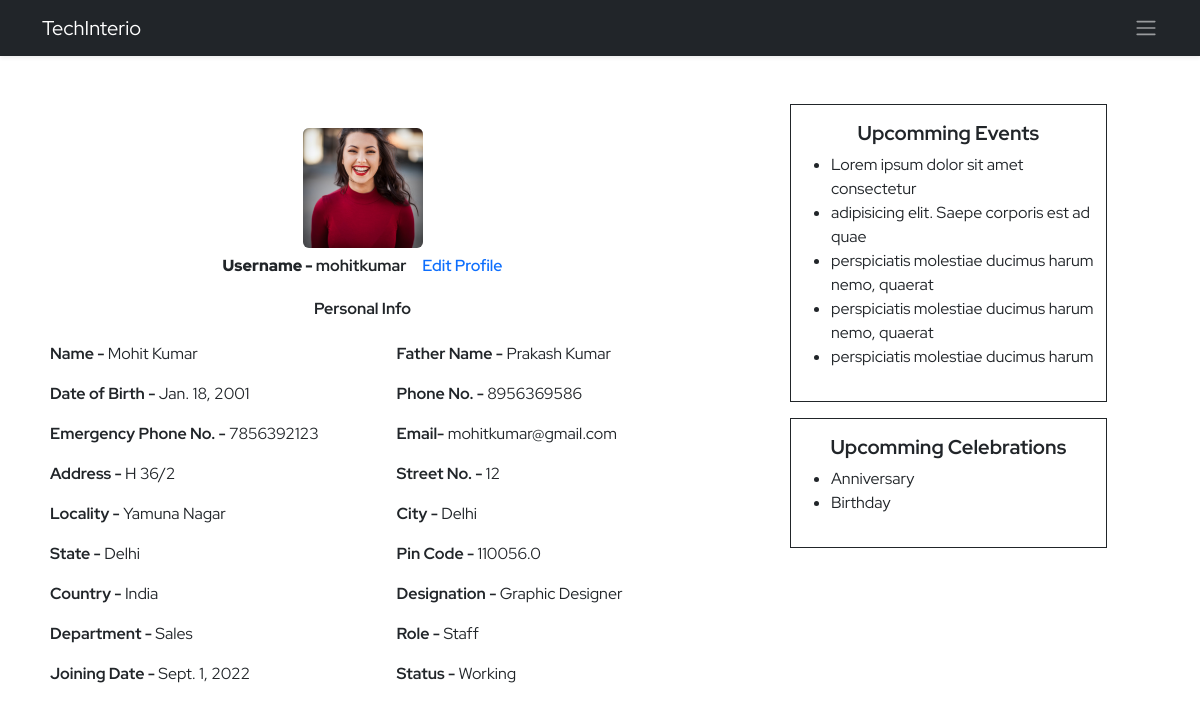
The app's page /ems/profile/ (signed in), older data.
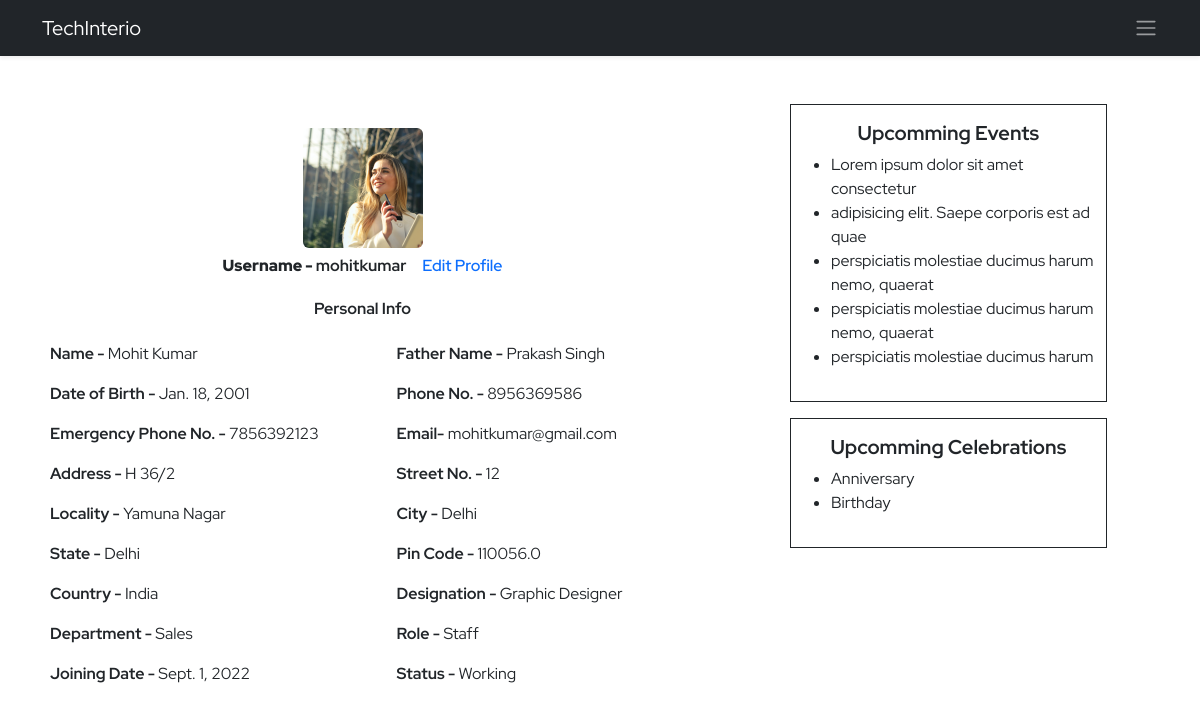
The same page, newer data.
### ems/models.py (models this page shows, shortened)
class Employee(models.Model):
    empid=models.AutoField(primary_key=True)
    user=models.OneToOneField(User,on_delete=models.CASCADE)
    name=models.CharField(max_length=50)
    father_name=models.CharField(max_length=50)
    avtar=models.ImageField(upload_to='employee_profile_images', blank=True , default='profile.jpg')
    dob=models.DateField()
    email=models.EmailField(max_length=100)
    mobile_no=models.IntegerField()
    emergency_mobile_no=models.IntegerField(null=True,blank=True)
    address=models.OneToOneField(Address, on_delete=models.CASCADE,blank=True, null=True,)
    designation=models.CharField(max_length=70)
    role=models.ForeignKey(Role, on_delete=models.SET_NULL,blank=True, null=True,)
    department=models.ForeignKey(Department, on_delete=models.SET_NULL,blank=True, null=True,)
    joining_date=models.DateField()
    status=models.CharField(max_length=15)
    @property
    def imageURL(self):
        try:
            url=self.avtar.url
        except:
            url=''
        return url

class Address(models.Model):
    user=models.OneToOneField(User,on_delete=models.CASCADE, blank=True,null=True)
    address=models.CharField(max_length=150)
    street=models.CharField(max_length=70)
    locality=models.CharField(max_length=70)
    city=models.CharField(max_length=50)
    state=models.CharField(max_length=50)
    pincode=models.FloatField(max_length=50)
    country=models.CharField(max_length=50, default='India')

class Department(models.Model):
    name=models.CharField(max_length=70, unique=True)
    description=models.TextField(max_length=200)
    def __str__(self):
        return self.name

class Role(models.Model):
    name=models.CharField(max_length=70, unique=True)
    description=models.TextField(max_length=200)
    def __str__(self):
        return self.name

### ems/views.py (the view)
# urls.py: path('profile/',profile,name='profile'),
def profile(request):
    context={}
    try:
        if request.user.is_authenticated:
            if not request.user.is_superuser:
                try:
                    profile=Employee.objects.get(user=request.user)
                    address=Address.objects.get(user=request.user)
                    context['profile']=profile
                    context['address']=address
                except Exception as e:
                    print('Profile Inside Exception : ',e)
                    messages.warning(request, 'Profile Not found Please contact Admin')
                    return redirect('ems:ems')
                return render(request,'ems/profile.html',context)
            else:
                return redirect('ems:ems')
        else:
            messages.warning(request,'Please Login!')
            return redirect('home:login')
    except Exception as e:
        print('Profile Exception : ',e)
    return redirect('/')

### ems/templates/ems/profile.html (shortened to what this page needs)
{% extends './base.html' %}
{% block body %}
<section class="py-5">
    <div class="container">
        <div class="row d-flex justify-content-between">
            <div class="col-7 ">
                <div class="personal-info">
                    <table class="table table-borderless">
                        <tr>
                            <td colspan="2">
                                <div class="avtar d-flex align-items-center flex-column">
                                    <img src="{{profile.imageURL}}" alt="" class="rounded">
                                    <div class="d-flex justify-content-between align-items-center">
                                        <h6 class="m-2 profile-title"><b>Username - </b>{{profile.user.username}}</h6>
                                        <a href="{% url 'ems:profile-edit' %}" class="fw-semibold mx-2">Edit Profile</a>
                                    </div>
                                </div>
                            </td>
                        </tr>
                        <tr>
                            <td colspan="2">
                              <h6 class="text-center profile-title">Personal Info</h6>
                            </td>
                        </tr>
                        <tr>
                            <td><b>Name - </b>{{profile.name}}</td>
                            <td><b>Father Name - </b>{{profile.father_name}}</td>
                        </tr>
                        <tr>
                            <td><b>Date of Birth - </b>{{profile.dob}}</td>
                            <td><b>Phone No. - </b>{{profile.mobile_no}}</td>
                        </tr>
                        <tr>
                            <td><b>Emergency Phone No. - </b>{{profile.emergency_mobile_no}}</td>
                            <td><b>Email- </b>{{profile.email}}</td>
                        </tr>
                        <tr>
                            <td><b>Address - </b>{{address.address}}</td>
                            <td><b>Street No. - </b>{{address.street}}</td>
                        </tr>
                        <tr>
                            <td><b>Locality - </b>{{address.locality}}</td>
                            <td><b>City - </b>{{address.city}}</td>
                        </tr>
                        <tr>
                            <td><b>State - </b>{{address.state}}</td>
                            <td><b>Pin Code - </b>{{address.pincode}}</td>
                        </tr>
                        <tr>
                            <td><b>Country - </b>{{address.country}}</td>
                            <td><b>Designation - </b>{{profile.designation}}</td>
                        </tr>
                        <tr>
                            <td><b>Department - </b>{{profile.department}}</td>
                            <td><b>Role - </b>{{profile.role}}</td>
                        </tr>
                        <tr>
                            <td><b>Joining Date - </b>{{profile.joining_date}}</td>
                            <td><b>Status - </b>{{profile.status}}</td>
                        </tr>
                    </table>
                </div>
            </div>
            <div class="col-4 ">
                <div class="row">
                    <div class="col-10 border border-dark  py-3 px-2">
                        <h3 class="events-title text-center mb-2">Upcomming Events</h3>
                        <ul>
                            <li>Lorem ipsum dolor sit amet consectetur</li>
                            <li>adipisicing elit. Saepe corporis est ad quae</li>
                            <li>perspiciatis molestiae ducimus harum nemo, quaerat</li>
                            <li>perspiciatis molestiae ducimus harum nemo, quaerat</li>
                            <li>perspiciatis molestiae ducimus harum </li>
                        </ul>
                    </div>
                    <div class="col-10 border border-dark my-3 py-3 px-2">
                        <h3 class="events-title text-center mb-2">Upcomming Celebrations</h3>
                        <ul>
                            <li>Anniversary</li>
                            <li>Birthday</li>
                        </ul>
                    </div>
                </div>
            </div>
        </div>
    </div>
</section>
{% endblock body %}

### ems/templates/ems/base.html (shortened to what this page needs)
<!DOCTYPE html>
{% load static %}
<html lang="en">
<head>
    <link href="https://cdn.jsdelivr.net/npm/bootstrap@5.2.0/dist/css/bootstrap.min.css" rel="stylesheet"
>
    <link href='https://unpkg.com/boxicons@2.1.2/css/boxicons.min.css' rel='stylesheet'>
    <link rel="stylesheet" href="{% static 'css/style.css' %}">
</head>
<body>
    <header class="shadow-sm">
        <nav class="navbar navbar-expand-lg bg-dark navbar-dark">
            <div class="container">
                <a class="navbar-brand" href="{% url 'home:home' %}">TechInterio</a>
                <a class="cursor-pointer" data-bs-toggle="offcanvas" data-bs-target="#staticBackdrop"
                    aria-controls="staticBackdrop"><span class="navbar-toggler-icon"></span></a>
            </div>
        </nav>
    </header>
    <main>
        {% block body %}{% endblock body %}
    </main>
</body>
</html>

### static/css/style.css (style rules this page uses)
* { margin: 0; padding: 0; box-sizing: border-box; }
:root { --body-font: 'Red Hat Display', sans-serif; --second-font: 'Kaushan Script', cursive; --biggest-font-size: 2rem; --bigger-font-size: 1.5rem; --big-font-size: 1.25rem; --h1-font-size: 1.5rem; --h2-font-size: 1.25rem; --h3-font-size: 1rem; --normal-font-size: .938rem; --small-font-size: .813rem; --smaller-font-size: .75rem; --font-bold: 700; --font-black: 900; }
@media screen and (min-width: 1024px) { :root { --biggest-font-size: 6rem; --bigger-font-size: 3.5rem; --big-font-size: 2.75rem; --h1-font-size: 2.25rem; --h2-font-size: 1.5rem; --h3-font-size: 1.25rem; --normal-font-size: 1rem; --small-font-size: .875rem; --smaller-font-size: .813rem; --bs-modal-width:700px; } }
* { box-sizing: border-box; padding: 0; margin: 0; }
html { scroll-behavior: smooth; }
body, button, label, select, input { font-family: var(--body-font); font-size: var(--normal-font-size); }
h1, h2, h3 { font-weight: var(--font-bold); }
a { text-decoration: none; }
img { max-width: 100%; height: auto; }
.cursor-pointer { cursor: pointer; }
.avtar img { height: 120px; margin-top: 1rem; width: 120px; object-fit: cover; object-position: center; }
.profile-title { font-weight: var(--font-bold); font-size: var(--normal-font); }
.events-title { font-size:var(--h3-font-size) ; }

Row changes from the older to the newer data that the page shows:
changed Employee "Mohit Kumar": imageURL: a different picture; father_name "Prakash Kumar" → "Prakash Singh"
